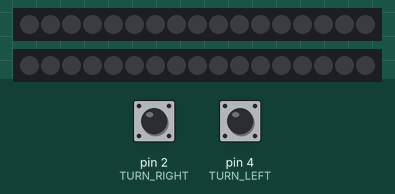
This sketch was run on a simulated Arduino Uno, built with avr-gcc and run on an emulated ATmega328P. On the bench: 2 × 17 RGB LEDs in strip order, left to right. Inputs (shaded band) come from the test bench; at power-on: pin 2 (TURN_RIGHT) HIGH, pin 4 (TURN_LEFT) HIGH. The strip is taken to match the declared colour order.

Above: at 2.2 s.
2.3 s: pin 2 (TURN_RIGHT) pulled LOW for 0.15 s
At 2.39 s:
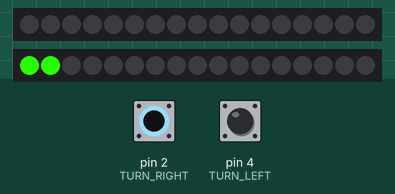
3.9 s: pin 4 (TURN_LEFT) pulled LOW for 1 s
At 4.38 s:
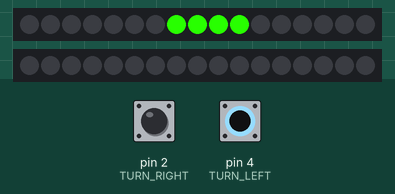
6.4 s: pin 4 (TURN_LEFT) pulled LOW for 3.2 s
At 6.51 s:
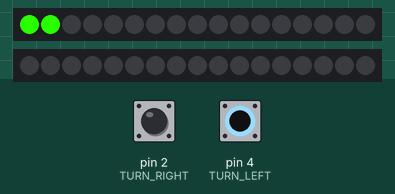
11.1 s: pin 2 (TURN_RIGHT) pulled LOW for 1 s
At 11.57 s:
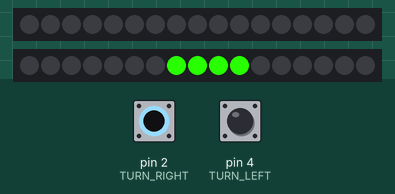

The sketch:

progressiveIndicators.ino
```cpp
#include <Adafruit_NeoPixel.h>

#define LED_PIN_R       1
#define LED_PIN_L       3
#define TURN_RIGHT      2
#define TURN_LEFT       4
#define NUM_LEDS        17
#define MATRIX_LENGTH   21

uint8_t matrix[] = {1,1,1,1,0,0,0,0,0,0,0,0,0,0,0,0,0,0,0,0,0};

Adafruit_NeoPixel strip_l = Adafruit_NeoPixel(NUM_LEDS, LED_PIN_L, NEO_RGB + NEO_KHZ800);
Adafruit_NeoPixel strip_r = Adafruit_NeoPixel(NUM_LEDS, LED_PIN_R, NEO_RGB + NEO_KHZ800);

void setup() {
    uint8_t i,k,arr[2];
    pinMode(TURN_RIGHT,INPUT);
    pinMode(TURN_LEFT,INPUT);
    pinMode(LED_PIN_L,OUTPUT);
    pinMode(LED_PIN_R,OUTPUT);

    strip_l.begin();
    strip_r.begin();

    delay(1000);
    emptyStrips();
}


void loop()
{
    static int off,cnt_l=MATRIX_LENGTH,cnt_r=MATRIX_LENGTH;

    if(!digitalRead(TURN_LEFT) && cnt_l>10){
          off=3;
          cnt_l=0;
          emptyStrips();
    }
    if(!digitalRead(TURN_RIGHT) && cnt_r>10){
          off=3;
          cnt_r=0;
          emptyStrips();
    }
    if(cnt_l<MATRIX_LENGTH){
        for(int i=0;i<NUM_LEDS;i++){
            if(matrix[(off+i)%MATRIX_LENGTH]){
                strip_l.setPixelColor(i, strip_l.Color(40,255,0));
            }else{
                strip_l.setPixelColor(i, strip_l.Color(0,0,0));
            }
        }
        strip_l.show();
        off--;
        if(off<0)
          off+=MATRIX_LENGTH;
        cnt_l++;
    }else if(cnt_r<MATRIX_LENGTH){
        for(int i=0;i<NUM_LEDS;i++){
            if(matrix[(off+i)%MATRIX_LENGTH]){
                strip_r.setPixelColor(i, strip_r.Color(40,255,0));
            }else{
                strip_r.setPixelColor(i, strip_r.Color(0,0,0));
            }
        }
        strip_r.show();
        off--;
        if(off<0)
          off+=MATRIX_LENGTH;
        cnt_r++;
    }
    delay(40);
}

void emptyStrips(){
    for( int i = 0; i < NUM_LEDS; ++i) {
        strip_l.setPixelColor(i, strip_l.Color(0,0,0));
        strip_r.setPixelColor(i, strip_r.Color(0,0,0));
        strip_l.show();
        strip_r.show();
    }
}
```

Measured:
- after the input at 2.3 s, the LEDs: first change at once (image 1 shows a later state)
- after the input at 3.9 s, the LEDs: first change after 0.06 s (image 2 shows a later state)
- after the input at 6.4 s, the LEDs: first change after 0.06 s (image 3 shows a later state)
- after the input at 11.1 s, the LEDs: first change after 0.05 s (image 4 shows a later state)
